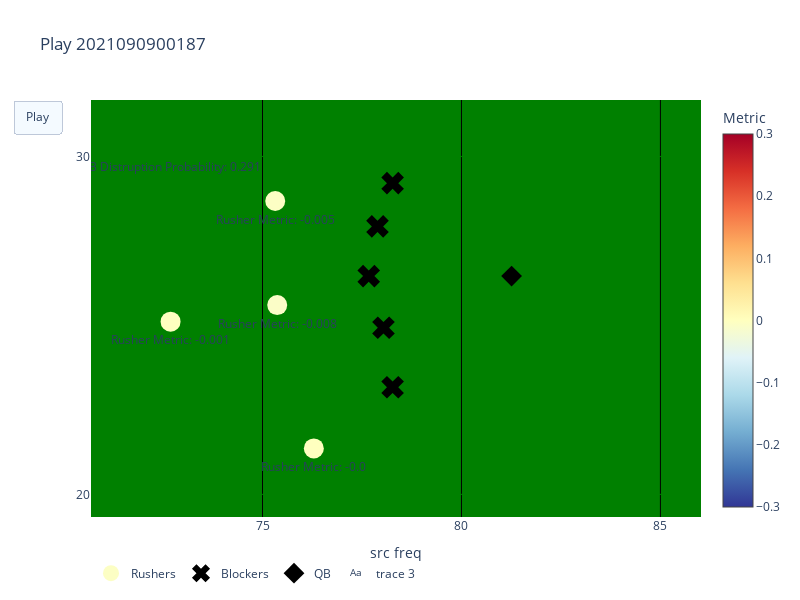

Write notebook code for a chart like this one.
### Code cell
from __future__ import annotations
import plotly
import plotly.graph_objects as go
fig = go.Figure(
    data= start_frame,
    layout=layout_draw,
    frames=all_frame
)

fig.update_layout(legend=dict(orientation = "h"))  
fig.show()

### Figure 1 — Plotly figure (JSON) as saved in the notebook; plotly's stock layout.template omitted (floating-point values rounded to 4 significant figures)
{"data": [{"legendgroup": "Rushers", "marker": {"cmax": 0.3, "cmin": -0.3, "color": [-0.004943, -5.537e-05, -0.001028, -0.00816], "colorbar": {"title": {"text": "Metric"}}, "colorscale": [[0, "rgb(49,54,149)"], [0.1, "rgb(69,117,180)"], [0.2, "rgb(116,173,209)"], [0.3, "rgb(171,217,233)"], [0.4, "rgb(224,243,248)"], [0.5, "rgb(255,255,191)"], [0.6, "rgb(254,224,144)"], [0.7, "rgb(253,174,97)"], [0.8, "rgb(244,109,67)"], [0.9, "rgb(215,48,39)"], [1, "rgb(165,0,38)"]], "showscale": true, "size": 20}, "mode": "markers+text", "name": "Rushers", "text": ["Rusher Metric: -0.005", "Rusher Metric: -0.0", "Rusher Metric: -0.001", "Rusher Metric: -0.008"], "textposition": "bottom center", "type": "scatter", "x": [75.32, 76.29, 72.69, 75.37], "y": [28.68, 21.36, 25.11, 25.6]}, {"legendgroup": "Blockers", "marker": {"color": "black", "size": 20, "symbol": "x"}, "mode": "markers", "name": "Blockers", "type": "scatter", "x": [78.27, 78.27, 78.04, 77.89, 77.67], "y": [23.17, 29.21, 24.93, 27.93, 26.46]}, {"legendgroup": "QB", "marker": {"color": "black", "size": 16, "symbol": "diamond"}, "mode": "markers", "name": "QB", "type": "scatter", "x": [81.26], "y": [26.46]}, {"mode": "text", "text": ["QB Distruption Probability: 0.291"], "textfont": {"size": 12}, "type": "scatter", "x": [72.69], "y": [29.67]}], "layout": {"autosize": false, "height": 600, "legend": {"orientation": "h"}, "plot_bgcolor": "green", "title": {"text": "Play 2021090900187"}, "updatemenus": [{"buttons": [{"args": [null, {"frame": {"duration": 200, "redraw": false}, "fromcurrent": true, "transition": {"duration": 0}}], "label": "Play", "method": "animate"}], "type": "buttons"}], "width": 800, "xaxis": {"autorange": false, "dtick": 5, "gridcolor": "black", "range": [70.69, 86.02], "tick0": 70, "tickmode": "linear", "title": {"text": "src freq"}}, "yaxis": {"autorange": false, "dtick": 10, "gridcolor": "green", "range": [19.33, 31.67], "tick0": 70}}}
